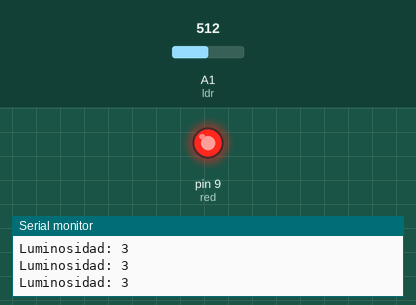
A sketch run on a simulated Arduino Uno, built with avr-gcc and run on an emulated ATmega328P. On the bench: output pins drawn as LEDs (lit = HIGH), the last lines printed to the serial monitor. Inputs (shaded band) come from the test bench; at power-on: A1 (ldr) = 512.

Above: at 1.5 s.
1.6 s: A1 (ldr) set to 581
3.4 s: A1 (ldr) set to 607
At 4.8 s:
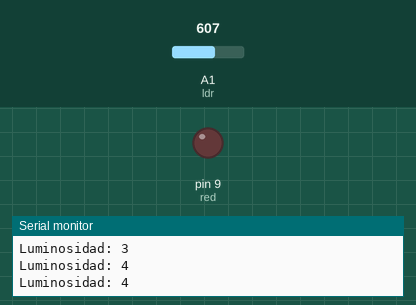
5.1 s: A1 (ldr) set to 590
At 6.0 s:
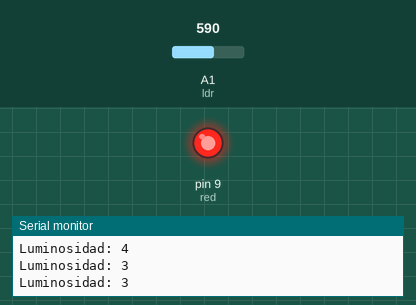
6.6 s: A1 (ldr) set to 610
At 7.7 s:
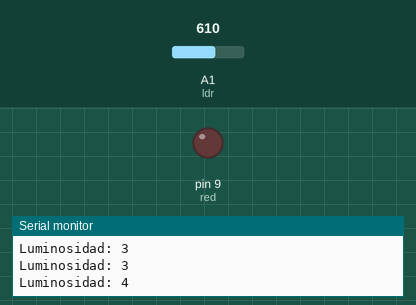
Timing chart, 0 to 9.6 s (numbered marks = the images above; inputs shaded):
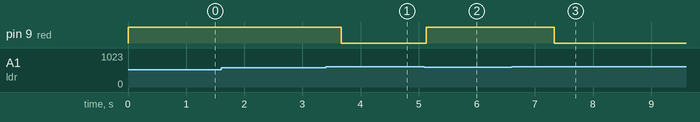

The sketch:

TP2EJ3.ino
```cpp
/*3.  Utilice un ldr para medir la intensidad lumínica del ambiente, genere una escala con 5 valores (cuando exceda el tercer valor de la escala se deberán
 apagar el o los led y se encenderán cuando vuelva descienda al tercer valor). El o los led deberá parpadear cada 733 milisegundos.*/

void setup() {
 Serial.begin(9600);
 pinMode(A1, INPUT);//ldr
 pinMode(9, OUTPUT);//red
}

void loop() {
  int value = analogRead(A1);
  rango(value);
}

void rango(int value){
    if ((value>=0)&&(value<200)){
      Serial.println("Luminosidad: 1");
      analogWrite(9, 255);
      delay(733);
    }
    if ((value>=200)&&(value<400)){
      Serial.println("Luminosidad: 2");
      analogWrite(9, 255);
      delay(733);
    }
    if ((value>=400)&&(value<600)){
      Serial.println("Luminosidad: 3");
      analogWrite(9, 255);
      delay(733);
    }
    if ((value>=600)&&(value<800)){
      Serial.println("Luminosidad: 4");
      analogWrite(9, 0);
      delay(733);
    }
    if ((value>=800)&&(value<=1000)){
      Serial.println("Luminosidad: 5");
      analogWrite(9, 0);
      delay(733);
    }
}
```

Measured:
- the behaviour switches between 599 and 600 on A1 (ldr) (found by bisection; images 0 and 1)
- after the input at 3.4 s, pin 9 (red): HIGH → LOW after 0.27 s
- after the input at 5.1 s, pin 9 (red): LOW → HIGH at once
- after the input at 6.6 s, pin 9 (red): HIGH → LOW after 0.73 s
